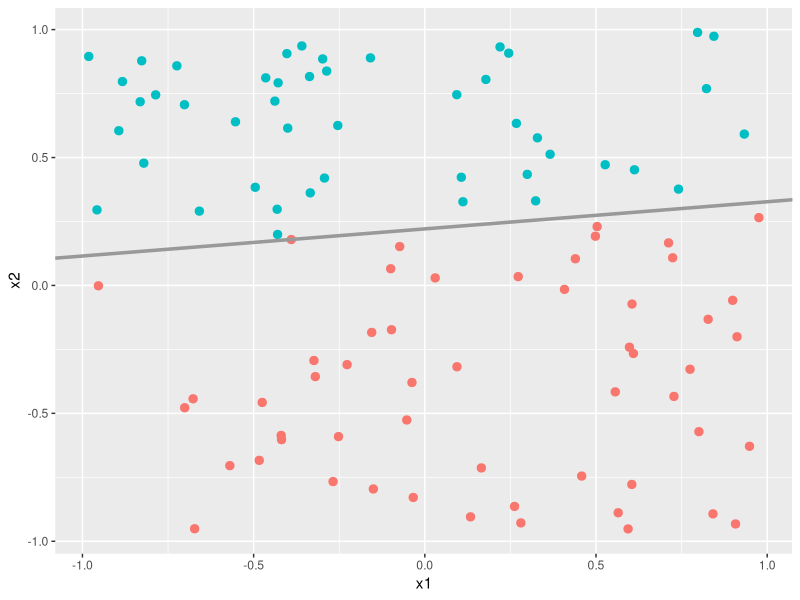

Write R code to recreate this figure. (Note: this script raises an error after producing the figure.)
# HW1 - Perceptron
# Lauren Steely

library(tidyverse)

# FUNCTION isLeft ---------------------------------------------------------

# Returns +1 if pt (cx, cy) is to left of line defined by (a[1], a[2]) and (b[1], b[2]), -1 otherwise

isLeft <- function(a, b, cx, cy) {
  ifelse(((b[1] - a[1]) * (cy - a[2]) - (b[2] - a[2]) * (cx - a[1])) > 0, +1, -1) # examine sign of AC x AB
  }

# PERCEPTRON --------------------------------------------------------------

maxruns <- 1 # number of times to run perceptron with fresh random data
n <- 100      # number of observations
iterations <- rep(0, maxruns) # initialize the iterations vector

#for (run in 1:maxruns) {
  
  # Generate input data x

  x <- data.frame(x0 = rep(1, n), x1 = runif(n, -1, 1), x2 = runif(n, -1, 1)) # generate x from uniform dist {-1, 1}

  # Choose a target function as a random line in the plane passing through p1 and p2.
  # This will create a linear separation between the data.

  p1 <- runif(2, -1, 1) # first point
  p2 <- runif(2, -1, 1) # second point
  m <- (p1[2] - p2[2]) / (p1[1] - p2[1]) # slope of line
  b <- p1[2] - p1[1] * m # y-intercept of line
  x$y <- isLeft(p1, p2, x$x1, x$x2) # Apply target function to input points to generate y

  # Plot the data

  inputplot <- ggplot(x, aes(x1, x2, color = as.factor(y))) + geom_point(size=2.5) +
   geom_abline(slope = m, intercept = b, size = 1.2, color = "gray60") +
    theme(legend.position="none")
  inputplot

  # Initialize y, x, and w matrices

  y <- x$y # convert y to a vector
  y.guess <- rep(1, n) # initialize vector of predictions
  x.mat <- matrix(c(x$x0, x$x1, x$x2), nrow = 3, ncol = n, byrow = T) # convert x df to matrix (observations -> columns, factors -> rows)
  w <- c(0, 0, 0) # initialize vector of weights

  # Implement the Perceptron algorithm

  w.history <- data.frame(w0 = 0, w1 = 0, w2 = 0)
  
  iterations[run] <- 1 # initialize the iterations counter for this run
  repeat {

    # Predict new y values using weights w

    for (i in 1:n) {
      y.guess[i] <- sign(x.mat[,i] %*% w) # for each observation x(i), compute y.guess as dot product of x and w
    }

    if (identical(y.guess, y)) break # repeat until y.guess == y
  
    # Choose a point randomly from the set of misclassified points

    j <- sample(which(y.guess != y), 1) # randomly select a j for which y.guess[j] != y[j]

    # Update the weight vector

    w <- w + y[j] * x.mat[,j] # y[j] is +1 or -1

    iterations[run] <- iterations[run] + 1
    
    
    w.history <- rbind(w.history, w)
    
    # Redraw the graph
    
#    readline(prompt = "Press enter to iterate...")
#    x$y.guess <- y.guess
#    inputplot <- ggplot(x, aes(x1, x2, color = as.factor(y.guess))) + geom_point(size=2.5) +
#      geom_abline(slope = m, intercept = b, size = 1.2, color = "gray60") +
#      theme(legend.position="none")
#    inputplot

  }
#}

cat("\nCompleted", maxruns, "runs of n =", n, "points with an average of", round(mean(iterations), 0), "iterations per run.\n")

w.history$i <- 1:iterations
ggplot(w.history, aes(i, w1)) + geom_line(size=1, color = "darkred") +
  geom_line(data=w.history, aes(i, w2), size=1, color = "darkblue")
ggsave("convergence.png")

